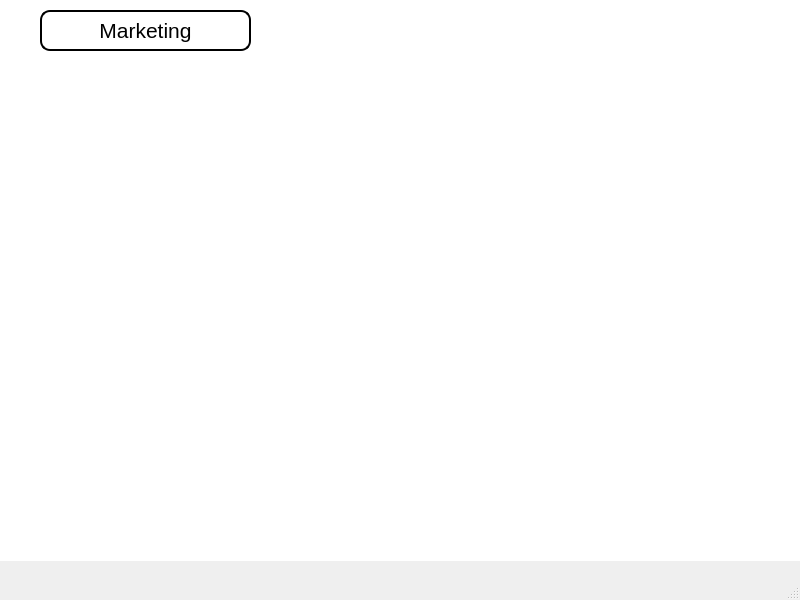
<?xml version="1.0" encoding="UTF-8"?>
<ui version="4.0">
 <class>Marketing_mgr_menu</class>
 <widget class="QMainWindow" name="Marketing_mgr_menu">
  <property name="geometry">
   <rect>
    <x>0</x>
    <y>0</y>
    <width>800</width>
    <height>600</height>
   </rect>
  </property>
  <property name="windowTitle">
   <string>MainWindow</string>
  </property>
  <widget class="QWidget" name="centralwidget">
   <widget class="QLabel" name="Marketing">
    <property name="geometry">
     <rect>
      <x>0</x>
      <y>0</y>
      <width>801</width>
      <height>561</height>
     </rect>
    </property>
    <property name="styleSheet">
     <string notr="true">background-image: url('C:/source/pythonQSG/PyQt6 Apps/images/marketing.png');
background-repeat: no-repeat;
background-position: center;
background-attachment: fixed;
background-color: white; /* Fallback color */</string>
    </property>
    <property name="text">
     <string/>
    </property>
   </widget>
   <widget class="QPushButton" name="Marketing_Button">
    <property name="geometry">
     <rect>
      <x>40</x>
      <y>10</y>
      <width>211</width>
      <height>41</height>
     </rect>
    </property>
    <property name="font">
     <font>
      <pointsize>16</pointsize>
     </font>
    </property>
    <property name="styleSheet">
     <string notr="true">QPushButton{background-color: white;
border: 2px solid black;
border-radius: 10px;}
QPushButton:hover{background-color:rgb(85, 255, 255);
border: 2px solidrgb(85, 255, 255);
}</string>
    </property>
    <property name="text">
     <string>Marketing</string>
    </property>
    <property name="autoDefault">
     <bool>false</bool>
    </property>
   </widget>
  </widget>
  <widget class="QMenuBar" name="menubar">
   <property name="geometry">
    <rect>
     <x>0</x>
     <y>0</y>
     <width>800</width>
     <height>21</height>
    </rect>
   </property>
  </widget>
  <widget class="QStatusBar" name="statusbar"/>
 </widget>
 <resources/>
 <connections/>
</ui>
